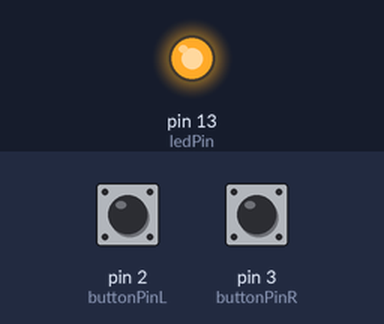
Bench run of a sketch on a simulated Arduino Uno, built with avr-gcc and run on an emulated ATmega328P. On the bench: output pins drawn as LEDs (lit = HIGH). Inputs (shaded band) come from the test bench; at power-on: pin 2 (buttonPinL) LOW, pin 3 (buttonPinR) HIGH.

Above: at 1.2 s.
1.3 s: pin 2 (buttonPinL) pulled HIGH for 0.15 s
At 1.37 s:
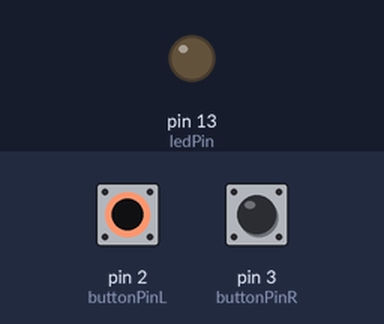
2.9 s: pin 2 (buttonPinL) pulled HIGH for 3.2 s
At 6.7 s:
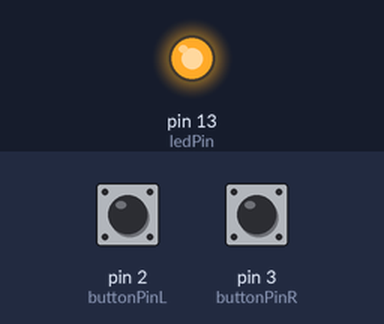
7.6 s: pin 3 (buttonPinR) pulled LOW for 3.2 s
At 7.9 s:
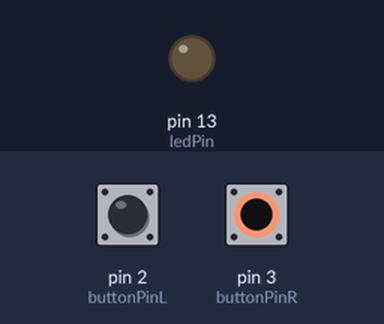
Timing chart, 0 to 12.3 s (numbered marks = the images above; inputs shaded):
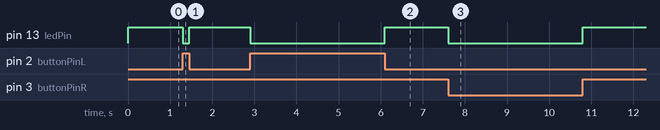

Measured:
- after the input at 1.3 s, pin 13 (ledPin): HIGH → LOW at once, → HIGH 0.15 s later
- after the input at 2.9 s, pin 13 (ledPin): HIGH → LOW at once, → HIGH 3.2 s later
- after the input at 7.6 s, pin 13 (ledPin): HIGH → LOW at once, → HIGH 3.2 s later

The sketch:

13e.ino
```cpp
int ledPin = 13;
int buttonPinL = 2;
int buttonPinR = 3;
void setup() {
  pinMode(ledPin, OUTPUT);
  pinMode(buttonPinL, INPUT);
  pinMode(buttonPinR, INPUT);
}

void loop(){
  if((digitalRead(buttonPinL) == HIGH && digitalRead(buttonPinR) == LOW)
  ||  (digitalRead(buttonPinL) == LOW && digitalRead(buttonPinR) == HIGH))
  {
    digitalWrite(ledPin, HIGH);
  }
  else{
    digitalWrite(ledPin, LOW);
  }
}
```
